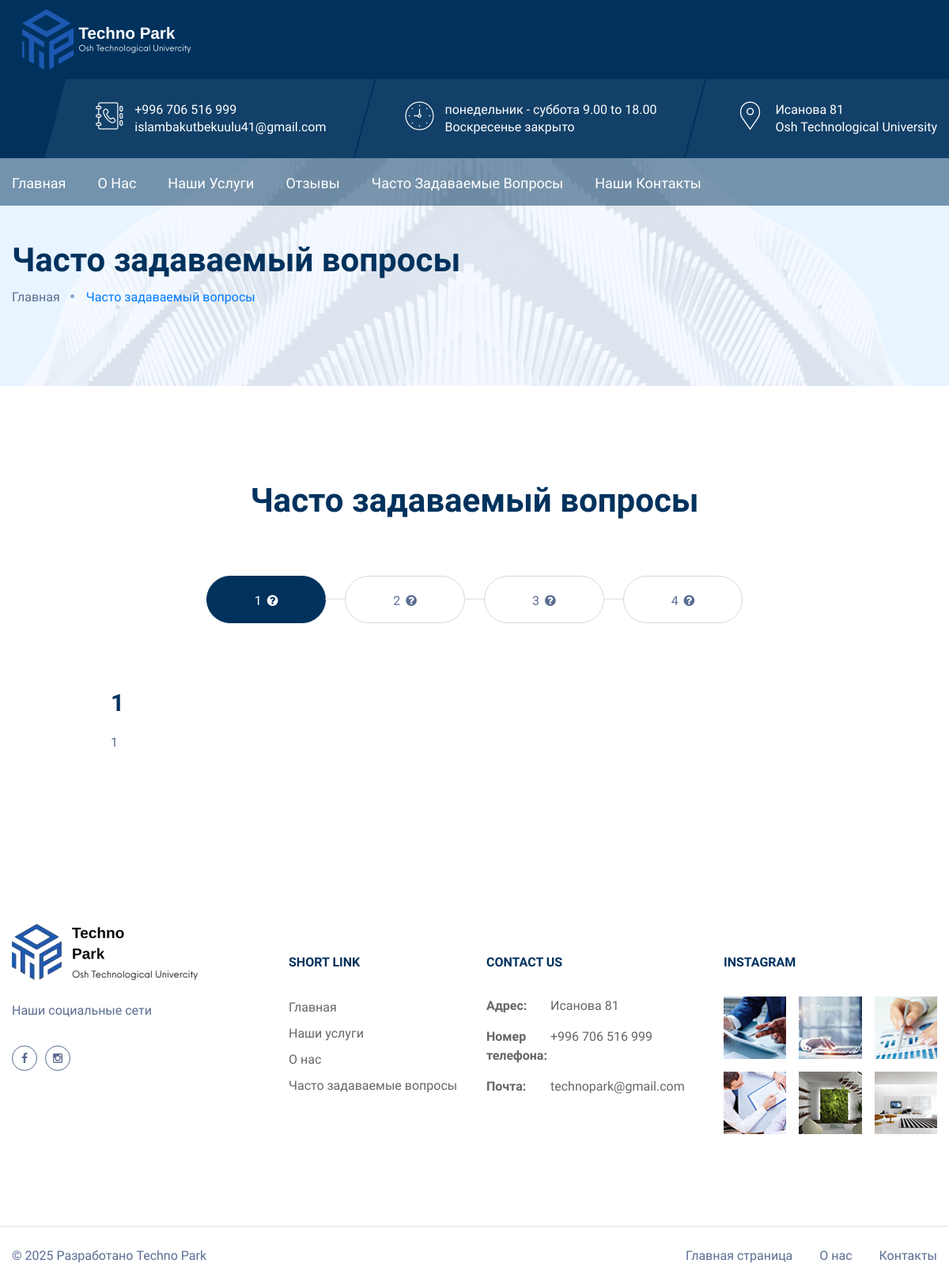
Page /faq on the committed database.
### apps/faq/models.py (models this page shows, shortened)
class FAQCategory(models.Model):
    name = models.CharField(max_length=100)
    class Meta:
        verbose_name_plural = 'Типы FAQ'

class FAQ(models.Model):
    category = models.ForeignKey(FAQCategory, on_delete=models.CASCADE, related_name='faqs')
    answer = RichTextField()
    question = models.CharField(max_length=255)
    class Meta:
        verbose_name_plural = 'Часто задаваемые вопросы'

### apps/faq/views.py (the view)
# urls.py: path("faq", faq_view, name='faq')
def faq_view(request):
    categories = FAQCategory.objects.prefetch_related('faqs')
    return render(request, 'base/faqs.html', {'categories': categories})

### templates/base/faqs.html (shortened to what this page needs)
{% extends 'include/homepage.html' %}
{%load static%}
{%block content%}
<div class="page-wrapper">
   {% include 'include/header.html' %}
    <section class="page-title">
    	<div class="image-layer" style="background-image:url({% static 'images/background/7.jpg' %});"></div>
        <div class="auto-container">
        	<h1>Часто задаваемый вопросы</h1>
            <div class="bread-crumb">
            	<ul class="clearfix">
                	<li><a href="{% url 'index' %}">Главная</a></li>
                    <li class="active">Часто задаваемый вопросы</li>
                </ul>
            </div>
        </div>
    </section>
    <section class="faqs-section">
    	<div class="auto-container">
            <div class="sec-title centered">
            	<h1>Часто задаваемый вопросы</h1>
            </div>
            <div class="tabs-box faq-tabs">
                <ul class="tab-buttons clearfix">
                    {% for category in categories %}
                        <li class="tab-btn {% if forloop.first %}active-btn{% endif %}" data-tab="#tab-{{ category.id }}">
                            {{ category.name }} <span class="fa fa-question-circle"></span>
                        </li>
                    {% endfor %}
                </ul>
                <div class="tabs-content">
                    {% for category in categories %}
                        <div class="tab {% if forloop.first %}active-tab{% endif %}" id="tab-{{ category.id }}">
                            {% for faq in category.faqs.all %}
                                <div class="faq-block">
                                    <h3>{{ faq.question }}</h3>
                                    <div class="text">
                                        <p>{{ faq.answer|safe }}</p>
                                    </div>
                                </div>
                            {% empty %}
                                <p>No FAQs in this category.</p>
                            {% endfor %}
                        </div>
                    {% endfor %}
                </div>
            </div>
        </div>
    </section>
        {% include 'include/footer.html' %}
</div>
{% endblock %}

### static/css/responsive.css (style rules this page uses)
@media only screen and (max-width: 5000px) { .page-wrapper { overflow:hidden; } }

### static/css/color-themes/default-theme.css (style rules this page uses)
.btn-style-one:hover, .btn-style-three:hover, .btn-style-four, .main-header .header-top .info li a, .header-style-two .options-box .search-box .search-box-btn, .header-style-two .options-box .lang-box .lang-btn, .main-header .options-box .lang-box .dropdown-menu > li > a, .sec-title h1, .sec-title-two h1, .about-section .left-column h2, .about-section .left-column .info, .about-section .right-column .link-box a, .service-block-one h3, .service-block-one h3 a, .why-we .text-column h2, .list-style-one li, .news-block-one h3, .news-block-one h3 a, .news-block-one .post-info, .main-footer .footer-upper h3, .service-block-two h3, .service-block-two h3 a, .service-block-three h3, .service-block-three h3 a, .team-block h3, .team-block h3 a, .accordion-box .block .acc-btn, .news-block-two h3, .news-block-two h3 a, .default-section .fun-facts .count-outer, .page-title h1, .about-three .title-column h2, .history-block-one h3, .history-block-one h3 a, .funfacts-section .fun-facts .count-outer, .testimonials-three .load-more a, .sidebar .search-box .form-group button, .latest-posts .post h4, .latest-posts .post h4 a, .blog-detail .inner-box h2, .author-box .author-comment .inner-box h3, .sidebar-page-container .group-title h2, .comments-area .comment-box strong, .faq-tabs .tab .faq-block h3, .mixitup-gallery .filters li.active, .mixitup-gallery .filters li:hover, .case-block-three .inner-box h3, .case-block-three .inner-box h3 a, .case-block-three .inner-box .link-box a, .gallery-section .load-more a, .styled-pagination li a, .service-block-four h3, .service-block-four h3 a, .service-block-four .post-info, .service-single h2, .careers-page .left-side h3, .careers-page .left-side .jobs-widget ul li:hover a, .careers-page .left-side .jobs-widget ul li.current a, .careers-page .career-block h2, .careers-page .load-more a { color:#00325d; }
.btn-style-three, .main-header .main-box, .main-header .header-upper, .main-menu .navigation > li > ul > li:hover > a, .main-menu .navigation > li > ul > li > ul > li:hover > a, .main-header .options-box .lang-box .dropdown-menu > li > a:hover, .main-header .options-box .lang-box .dropdown-menu > li > a:focus, .testimonials-section:before, .cases-section .cases-carousel .owl-dots .owl-dot.active span, .sponsors-section, .footer-style-two, .footer-style-two .footer-bottom, .call-to-action, .fullwidth-section:before, .fullwidth-section .content-column, .callback-box .callback-header, .about-four, .faq-tabs .tab-buttons .tab-btn:hover, .faq-tabs .tab-buttons .tab-btn.active-btn, .comming-soon:before, .subscribe-section .subscribe-form .form-group input[type="submit"], .subscribe-section .subscribe-form button, .service-single .nav-side ul li:hover a, .service-single .nav-side ul li.current a, .careers-page .search-form .form-group input[type="submit"], .careers-page .search-form button, .info-section { background-color:#00325d; }
.btn-style-three, .btn-style-three:hover, .main-header .info-box:before, .cases-section .cases-carousel .owl-dots .owl-dot span, .faq-tabs .tab-buttons .tab-btn:hover, .faq-tabs .tab-buttons .tab-btn.active-btn, .subscribe-section .subscribe-form .form-group input[type="text"], .subscribe-section .subscribe-form .form-group input[type="tel"], .subscribe-section .subscribe-form .form-group input[type="email"], .subscribe-section .subscribe-form .form-group textarea, .styled-pagination li a { border-color:#00325d; }

### rows in the picture
FAQCategory: name "1"
FAQCategory: name "2"
FAQCategory: name "3"
FAQCategory: name "4"
FAQ: question "1", answer "1"
